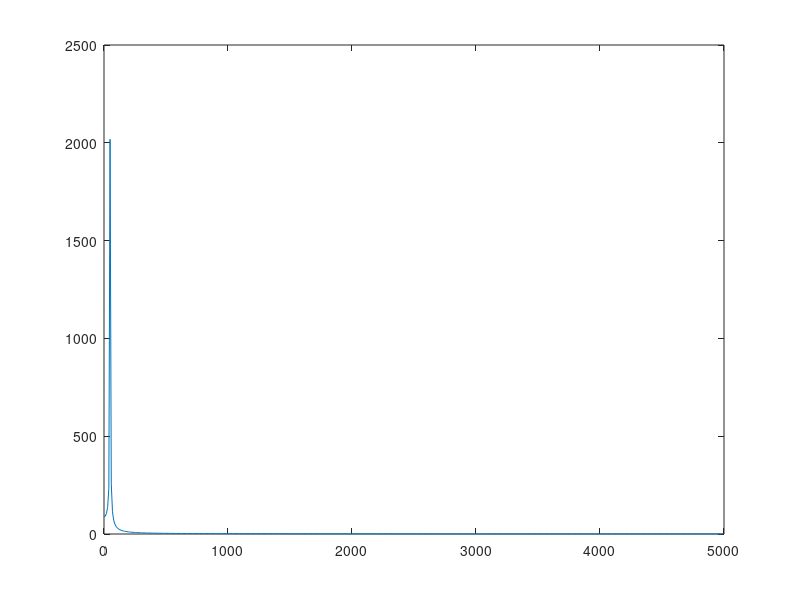

Reproduce this figure in MATLAB.
clear all
close all

time = [0 : 0.0001 : 0.1023];
signal = 2 * cos(2 * pi * 50 * time);
N = length(signal); % Number of points
spectre=abs(fft(signal, N)); % FFT signal
Fs = 1 / 0.0001; % sampling frequency
freq = (0 : N/2 - 1) * Fs/N; % frequency vector
plot(freq, 2 * spectre(1:N/2))